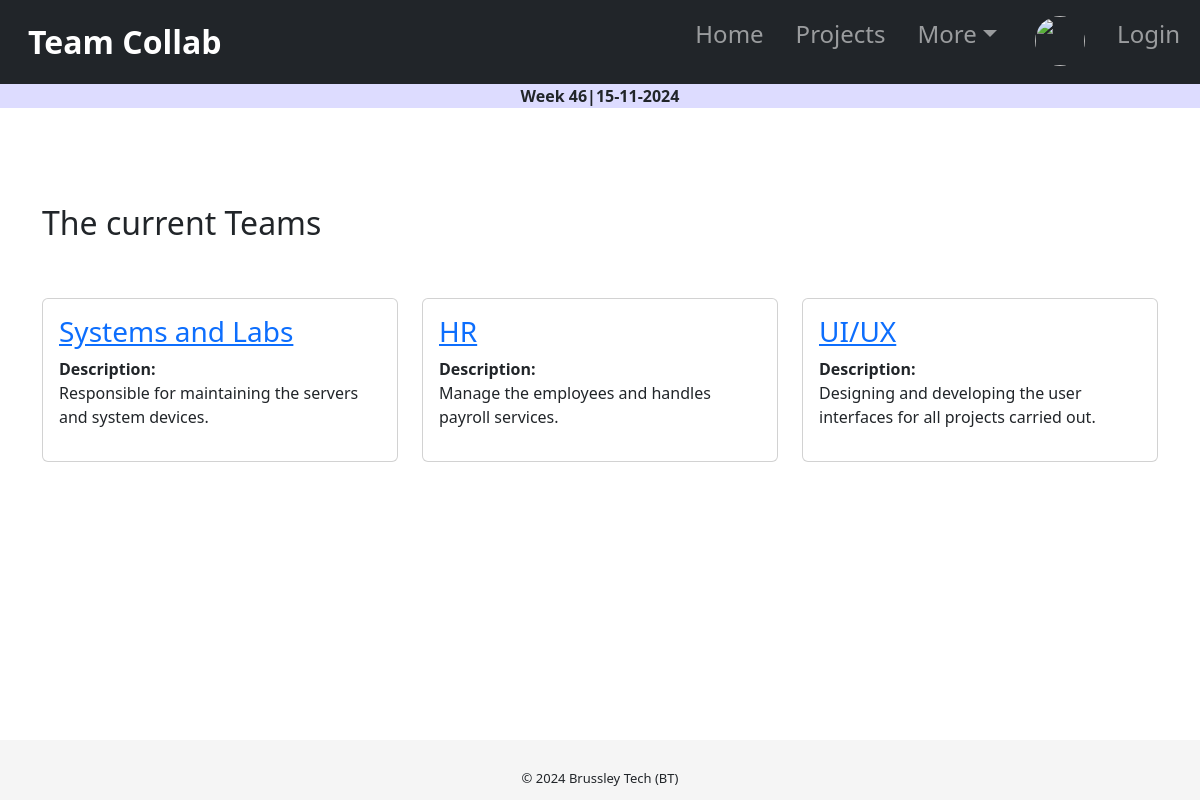
Screenshot of /teams/ with the database file from the repository.
### users/models.py (models this page shows, shortened)
class Team(models.Model):
    name = models.CharField(max_length=255, null=True, blank=True)
    description=models.TextField(blank=True, null=True,)

### users/views.py (the view)
# urls.py: path('teams/', teams, name='teams'),
def teams(request):
    teams = Team.objects.all()
    return render(request, 'registration/team_list.html', {'teams': teams})

### users/templates/registration/team_list.html (shortened to what this page needs)
{% extends 'tasks/base.html' %}
{% block content %}
<br>
<br>
<br>
<div class="container mt-4">
  <h2>The current Teams</h2>
  <br>
  <br>
  <div class="row">
    {% for team in teams %}
    <div class="col-lg-4 col-md-6 mb-4">
      <div class="card">
        <div class="card-body">
          <h3><a href="{% url 'members' team.id %}">{{ team.name }}</a></h3>
          <Strong>Description:</Strong> <p>{{team.description | safe}}</p>
        </div>
      </div>
    </div>
    {% endfor %}
  </div>
</div>
{% endblock %}

### tasks/templates/tasks/base.html (style rules this page uses)
body { box-sizing: border-box; }
html,body { background-color: white; min-height: 100%; height: 100%; margin: 0px auto; margin-bottom: 0%; }
.container { border-radius: 5px; margin: 0px auto; scroll-behavior: auto; }

### rows the page displays
Team: name "Systems and Labs", description "Responsible for maintaining the servers and system devices."
Team: name "HR", description "Manage the employees and handles payroll services."
Team: name "UI/UX", description "Designing and developing the user interfaces for all projects carried out."
